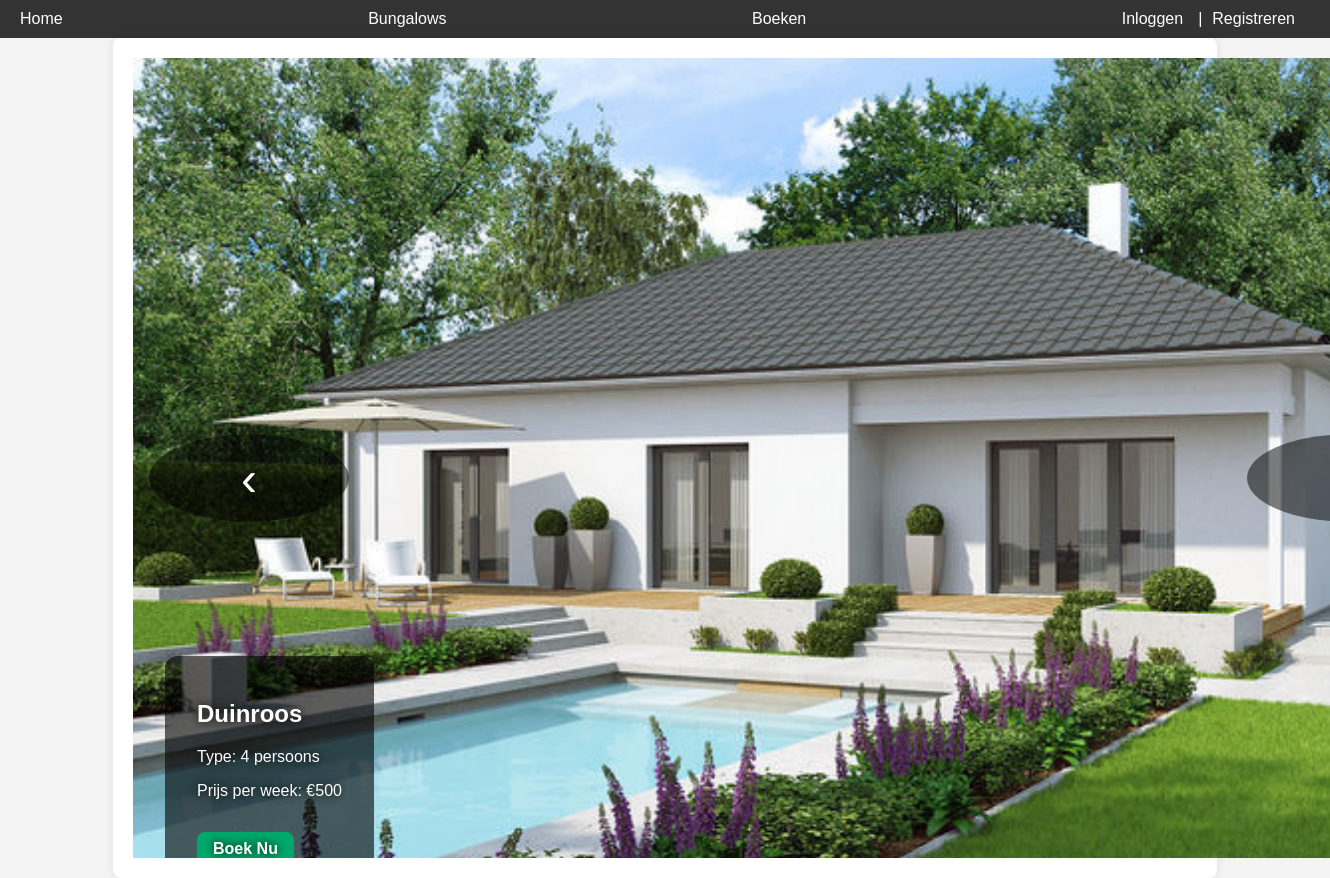
The page /bungalows on the database its author committed.
### models/models.py (models this page shows)
class Bungalow(db.Model):
    id = db.Column(db.Integer, primary_key=True)
    name = db.Column(db.String(100), unique=True, nullable=False)
    type_id = db.Column(db.Integer, db.ForeignKey('bungalow_type.id'), nullable=False)
    bungalow_type = db.relationship('BungalowType', backref='bungalows')

class BungalowType(db.Model):
    id = db.Column(db.Integer, primary_key=True)
    size = db.Column(db.Integer, nullable=False)  # 4, 6, or 8 persons
    price_per_week = db.Column(db.Integer, nullable=False)

### app.py (the view)
@app.route('/bungalows')
def bungalows():
    bungalows = Bungalow.query.all()  # Get all bungalows from the database
    return render_template('bungalows.html', bungalows=bungalows)  # Pass them to the template

### templates/bungalows.html (shortened to what this page needs)
{% extends 'base.html' %}
{% block content %}
<div class="carousel-container">
    <button class="nav-arrow left" onclick="prevSlide()">‹</button>
    <button class="nav-arrow right" onclick="nextSlide()">›</button>
    <div class="carousel-track" id="carouselTrack">
        {% set image_files = ['bungalow1.jpg', 'bungalow2.jpg', 'bungalow3.jpg', 'bungalow4.jpg', 'bungalow5.jpg', 'bungalow6.jpg', 'bungalow7.jpg', 'bungalow8.jpg'] %}
        {% for bungalow in bungalows %}
            {% set image = image_files[loop.index0 % image_files|length] %}
            <div class="bungalow-slide" style="background-image: url('{{ url_for('static', filename='images/' + image) }}')">
                <div class="bungalow-info">
                    <h2>{{ bungalow.name }}</h2>
                    <p>Type: {{ bungalow.bungalow_type.size }} persoons</p>
                    <p>Prijs per week: €{{ bungalow.bungalow_type.price_per_week }}</p>
                    <a href="{{ url_for('booking', bungalow_id=bungalow.id) }}" class="btn">Boek Nu</a>
                </div>
            </div>
        {% endfor %}
    </div>
</div>
{% endblock %}

### static/css/style.css (style rules this page uses)
body { font-family: Arial, sans-serif; margin: 0; padding: 0; background-color: #f4f4f4; color: #333; }
button { display: block; width: 200px; margin: 20px auto; padding: 10px; background-color: #276dae; color: white; border: none; cursor: pointer; font-size: 16px; border-radius: 5px; }

### templates/bungalows.html (style rules this page uses)
.carousel-container { position: relative; width: 100vw; height: 100vh; overflow: hidden; }
.carousel-track { display: flex; transition: transform 0.5s ease-in-out; height: 100%; }
.bungalow-slide { min-width: 100vw; height: 100vh; background-size: cover; background-position: center; position: relative; color: white; padding: 2rem; text-shadow: 0 0 10px black; }
.bungalow-info { position: absolute; bottom: 2rem; left: 2rem; background: rgba(0, 0, 0, 0.6); padding: 1.5rem 2rem; border-radius: 12px; }
.nav-arrow { position: absolute; top: 50%; transform: translateY(-50%); font-size: 3rem; background: rgba(0, 0, 0, 0.5); color: white; border: none; cursor: pointer; z-index: 10; padding: 1rem; border-radius: 50%; }
.nav-arrow.left { left: 1rem; }
.nav-arrow.right { right: 1rem; }
.btn { display: inline-block; margin-top: 1rem; background: #00a86b; color: white; padding: 0.5rem 1rem; border-radius: 8px; text-decoration: none; font-weight: bold; }

### rows shown on the page
Bungalow: name "Duinroos", bungalow_type.size "4", bungalow_type.price_per_week "500"
